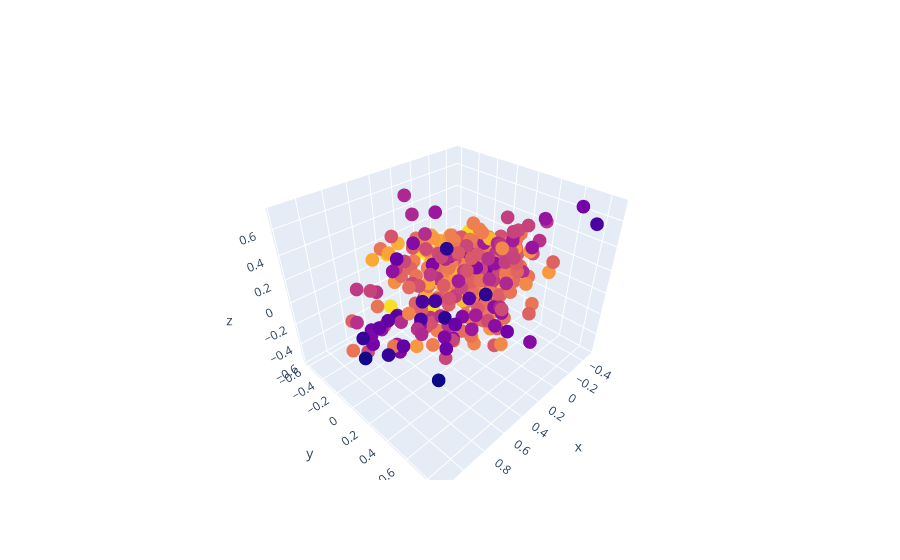

The code cell stored with this chart in its notebook:
### Markdown cell above
A new list of the selected metadata that are most interesting for the analysis.

Next, PCA (*principal component analysis*) reduces the dimensionality of this list to 3, creating a matrix suitable for the 3D chart below.

The smaller the distance between any two songs, the more similar their features.

### Code cell
!conda install plotly --yes

import plotly.offline as py
py.init_notebook_mode(connected=True)
import plotly.graph_objs as go
import plotly.tools as tls

chosen = ["energy", "liveness", "tempo", "valence", "loudness", "speechiness", "acousticness", "danceability", "instrumentalness"]
X = df[chosen].values
y = df["danceability"].values

text = df['artist_name'] + " - " + df['track_name']
text_plot = text.values

min_max_scaler = MinMaxScaler()
X = min_max_scaler.fit_transform(X)

pca = PCA(n_components=3)
pca.fit(X)

X = pca.transform(X)

trace = go.Scatter3d(
    x=X[:,0],
    y=X[:,1],
    z=X[:,2],
    text = text_plot,
    mode="markers",
    marker=dict(
        size=8,
        color=y
    )
)

fig = go.Figure(data=[trace])
py.iplot(fig, filename="test-graph")

### Figure 1 — Plotly figure (JSON) as saved in the notebook; plotly's stock layout.template omitted (floating-point values rounded to 4 significant figures; data arrays with more than 128 entries replaced by an {"elided": "..."} marker saying what was removed)
{"data": [{"marker": {"color": {"elided": "477 float values"}, "size": 8}, "mode": "markers", "text": {"elided": "477 str values"}, "type": "scatter3d", "x": {"elided": "477 float values"}, "y": {"elided": "477 float values"}, "z": {"elided": "477 float values"}}], "layout": {}}
